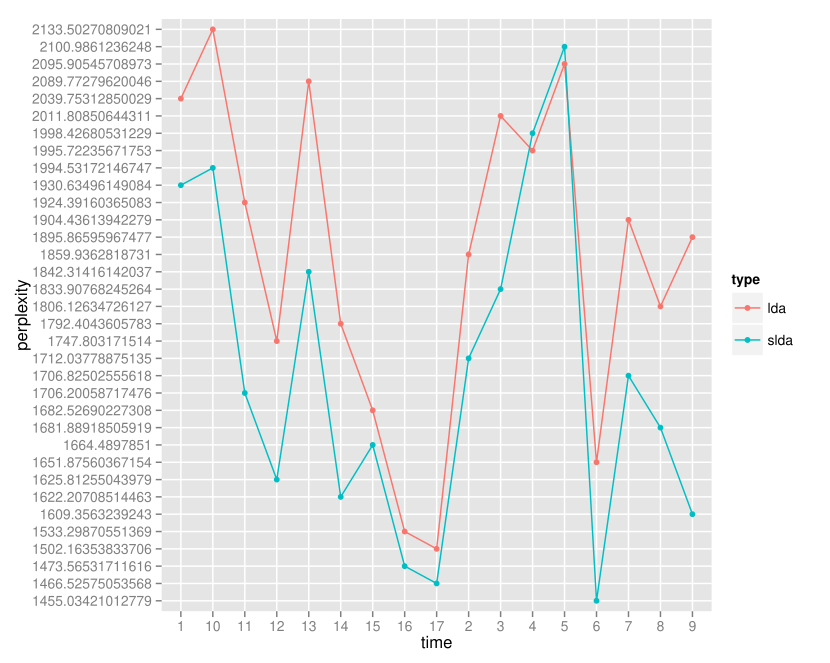

Recreate this plot in R.
# each group: 10 docs, 17 groups
totaldocs<-c(1:170)
group<-split(totaldocs,cut(totaldocs,17))
s1_training<-rbind(dtm_training[g[[1]][1:10],],dtm_training[g[[2]][1:10],])
for(groupidx in 3:length(g)){
  s1_training<-rbind(s1_training,dtm_training[g[[groupidx]][1:10],])
}

s1_test<-rbind(dtm_test[g[[1]][1:10],],dtm_test[g[[2]][1:10],])
for(groupidx in 3:length(g)){
  s1_test<-rbind(s1_test,dtm_test[g[[groupidx]][1:10],])
}

k<-15; # number of topics
seed<-2000;

gibbs_s1<-LDA(s1_training, k=k, method="Gibbs", control=list(seed=seed, burnin=1000, thin=100, iter=2000));

slda_s1<-list() # the results of the gibbs sampling 

# set the number of topics for each week is 13
for(t in 1:length(g)){
  #slda[[t]]<-LDA(dtm[g[[t]],], k=30, method="Gibbs", control=list(seed=as.integer(Sys.time()), burnin=2000, thin=100, iter=2000));
  slda_s1[[t]]<-LDA(s1_training[group[[t]],], k=k, method="Gibbs", control=list(seed=seed, burnin=2000, thin=100, iter=2000));
}


per_sldas1<-vector("numeric",length(g))
for(per_i in 1:length(g)){
  per_sldas1[per_i]<-perplexity(slda_s1[[per_i]],s1_test[group[[per_i]],])
}

per_ldas1<-vector("numeric",length(g))
for(per_i in 1:length(g)){
  per_ldas1[per_i]<-perplexity(gibbs_s1,s1_test[group[[per_i]],])
}

per_ldas1<-cbind(per_ldas1,c(1:17),rep("lda",17))
per_ldas1<-data.frame(per_ldas1,stringsAsFactors=FALSE)
names(per_ldas1)<-c("perplexity","time","type")
per_sldas1<-cbind(per_sldas1,c(1:17),rep("slda",17))
per_sldas1<-data.frame(per_sldas1,stringsAsFactors=FALSE)
names(per_sldas1)<-c("perplexity","time","type")
pers1<-rbind(per_ldas1,per_sldas1)
perplexity_plots1<-ggplot(data=pers1, aes(x=time,y=perplexity, group=type, colour=type))+geom_line()+geom_point()
